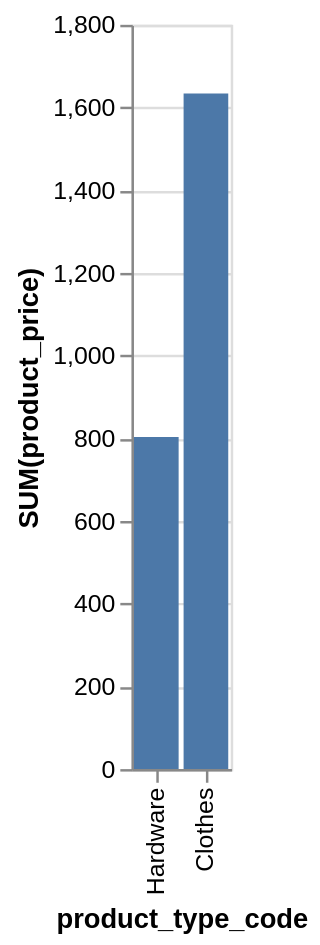

Specify this chart in Vega-Lite:
### Vega-Lite specification from a JSON file in a GitHub repository (floating-point values rounded to 4 significant figures)
{"data": {"values": [{"x_data": "Clothes", "y_data": 1634}, {"x_data": "Hardware", "y_data": 803}]}, "mark": "bar", "encoding": {"x": {"field": "x_data", "type": "nominal", "title": "product_type_code", "sort": {"op": "sum", "field": "y_data", "order": "ascending"}}, "y": {"field": "y_data", "type": "quantitative", "title": "SUM(product_price)"}}}
